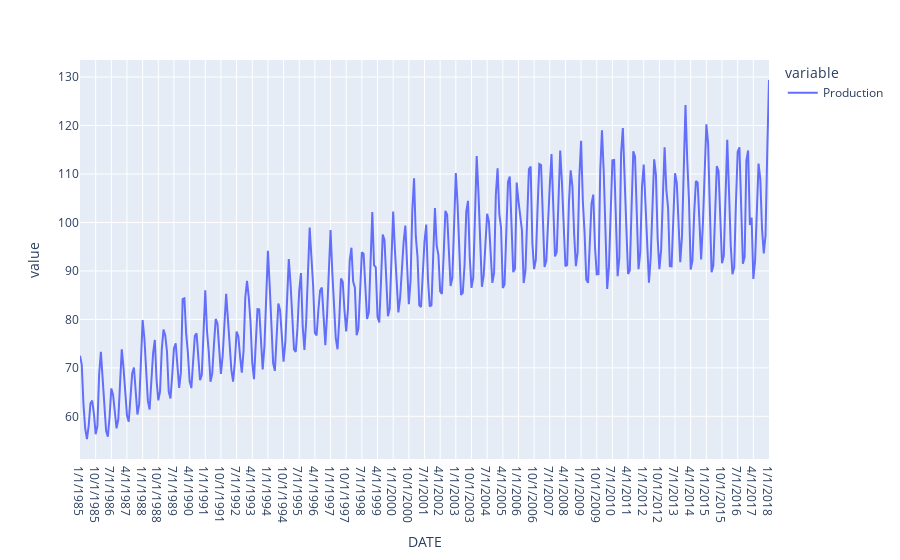

The notebook cell this image was saved under:
### Code cell
px.line(df_electric['Production'])

### Figure 1 — Plotly figure (JSON) as saved in the notebook; plotly's stock layout.template omitted (floating-point values rounded to 4 significant figures; data arrays with more than 128 entries replaced by an {"elided": "..."} marker saying what was removed)
{"data": [{"hovertemplate": "variable=Production<br>DATE=%{x}<br>value=%{y}<extra></extra>", "legendgroup": "Production", "line": {"color": "#636efa", "dash": "solid"}, "marker": {"symbol": "circle"}, "mode": "lines", "name": "Production", "orientation": "v", "showlegend": true, "type": "scatter", "x": {"elided": "397 str values"}, "xaxis": "x", "y": {"elided": "397 float values"}, "yaxis": "y"}], "layout": {"legend": {"title": {"text": "variable"}, "tracegroupgap": 0}, "margin": {"t": 60}, "xaxis": {"anchor": "y", "domain": [0, 1], "title": {"text": "DATE"}}, "yaxis": {"anchor": "x", "domain": [0, 1], "title": {"text": "value"}}}}
